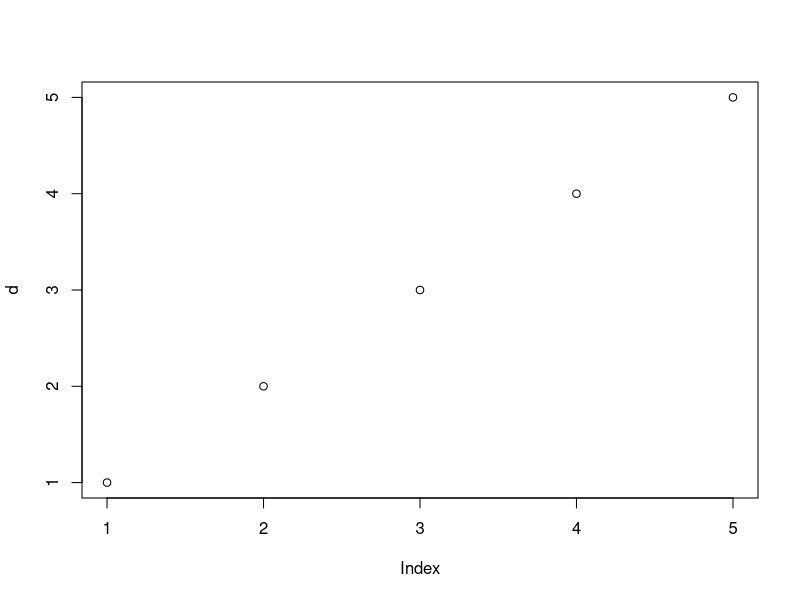

This figure's R source:
1+1
print("aaa")
a <- 1
b=2
c <- data.frame(apple=3,
                banana=2)
d <- c(1,2,3,4,5)
plot(d)

library(dplyr)
?union
